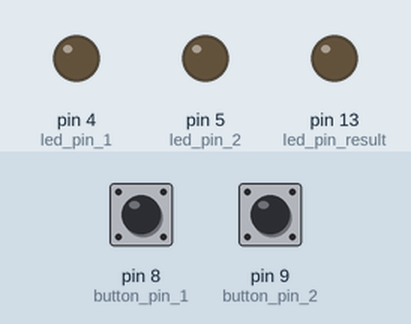
A sketch run on a simulated Arduino Uno, built with avr-gcc and run on an emulated ATmega328P. Parts: output pins drawn as LEDs (lit = HIGH). Inputs (shaded band) come from the test bench; at power-on: pin 8 (button_pin_1) HIGH, pin 9 (button_pin_2) HIGH.

Above: at 1.2 s.
1.3 s: pin 8 (button_pin_1) pulled LOW for 0.15 s
At 1.37 s:
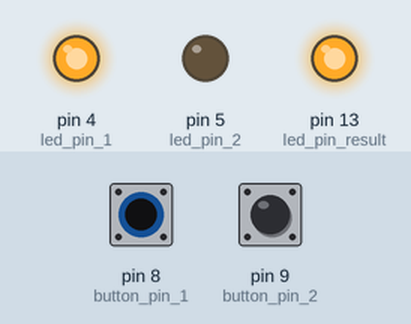
2.9 s: pin 9 (button_pin_2) pulled LOW for 0.15 s
At 2.97 s:
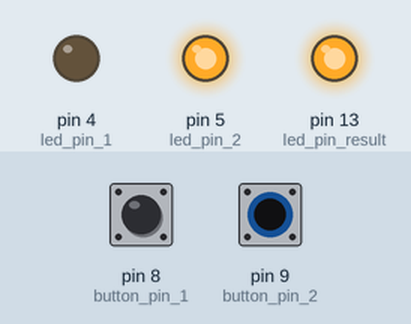
4.5 s: pin 9 (button_pin_2) pulled LOW for 3.2 s
At 8.6 s:
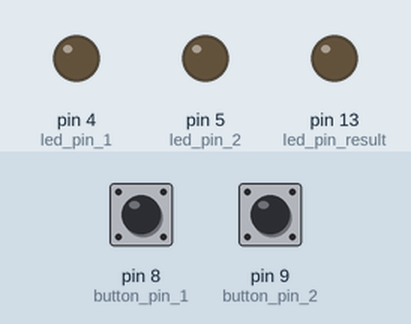
9.2 s: pin 8 (button_pin_1) pulled LOW for 3.2 s
At 9.7 s:
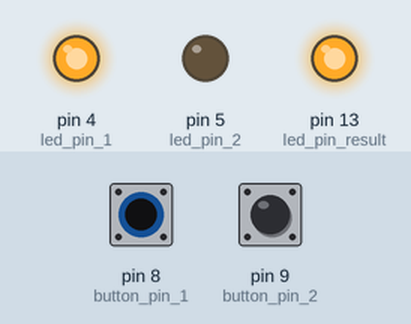
13.9 s: pin 8 (button_pin_1) driven LOW and pin 9 (button_pin_2) driven LOW
At 14.5 s:
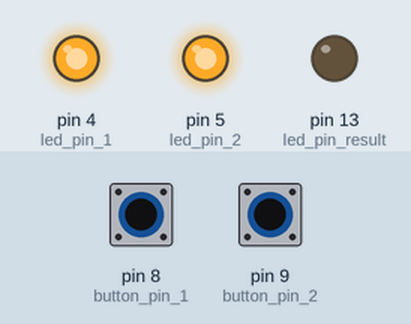
Timing chart, 0 to 16.4 s (numbered marks = the images above; inputs shaded):
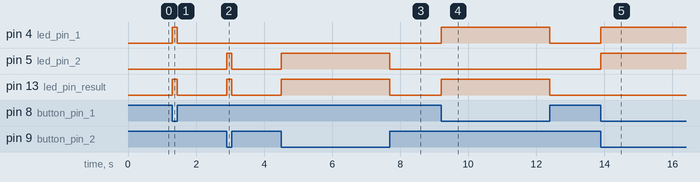

Measured:
- after the input at 1.3 s, pin 4 (led_pin_1), pin 13 (led_pin_result): LOW → HIGH at once, → LOW 0.15 s later
- after the input at 2.9 s, pin 5 (led_pin_2), pin 13 (led_pin_result): LOW → HIGH at once, → LOW 0.15 s later
- after the input at 4.5 s, pin 5 (led_pin_2), pin 13 (led_pin_result): LOW → HIGH at once, → LOW 3.2 s later
- after the input at 9.2 s, pin 4 (led_pin_1), pin 13 (led_pin_result): LOW → HIGH at once, → LOW 3.2 s later
- after the input at 13.9 s, pin 4 (led_pin_1), pin 5 (led_pin_2): LOW → HIGH at once

The sketch:

3leds-logical-gates.ino
```cpp
// #define AND
// #define OR
#define XOR

const int button_pin_1 = 8;
const int button_pin_2 = 9;

const int led_pin_1 = 4;
const int led_pin_2 = 5;
const int led_pin_result = 13;

bool button_status_1 = LOW;
bool button_status_2 = LOW;

void setup() {
  pinMode(led_pin_1, OUTPUT);
  pinMode(led_pin_2, OUTPUT);
  pinMode(led_pin_result, OUTPUT);
  pinMode(button_pin_1, INPUT_PULLUP);        // Set the internal pull up resistor, unpressed button is HIGH
  pinMode(button_pin_2, INPUT_PULLUP);
}

void loop() {
  button_status_1 = digitalRead(button_pin_1);  // Get the current state of the first button
  button_status_2 = digitalRead(button_pin_2);  // Get the current state of the second button

  digitalWrite(led_pin_1, !button_status_1);   // If button_status == HIGH then led_status = LOW else led_status = HIGH
  digitalWrite(led_pin_2, !button_status_2);   // If button_status == HIGH then led_status = LOW else led_status = HIGH

  // Light the led accordingly to which logical gate is defined
#if defined(AND)
  digitalWrite(led_pin_result, !button_status_1 && !button_status_2);
#elif defined(OR)
  digitalWrite(led_pin_result, !button_status_1 || !button_status_2);
#elif defined(XOR)
  digitalWrite(led_pin_result, !button_status_1 ^ !button_status_2);
#endif

}
```
